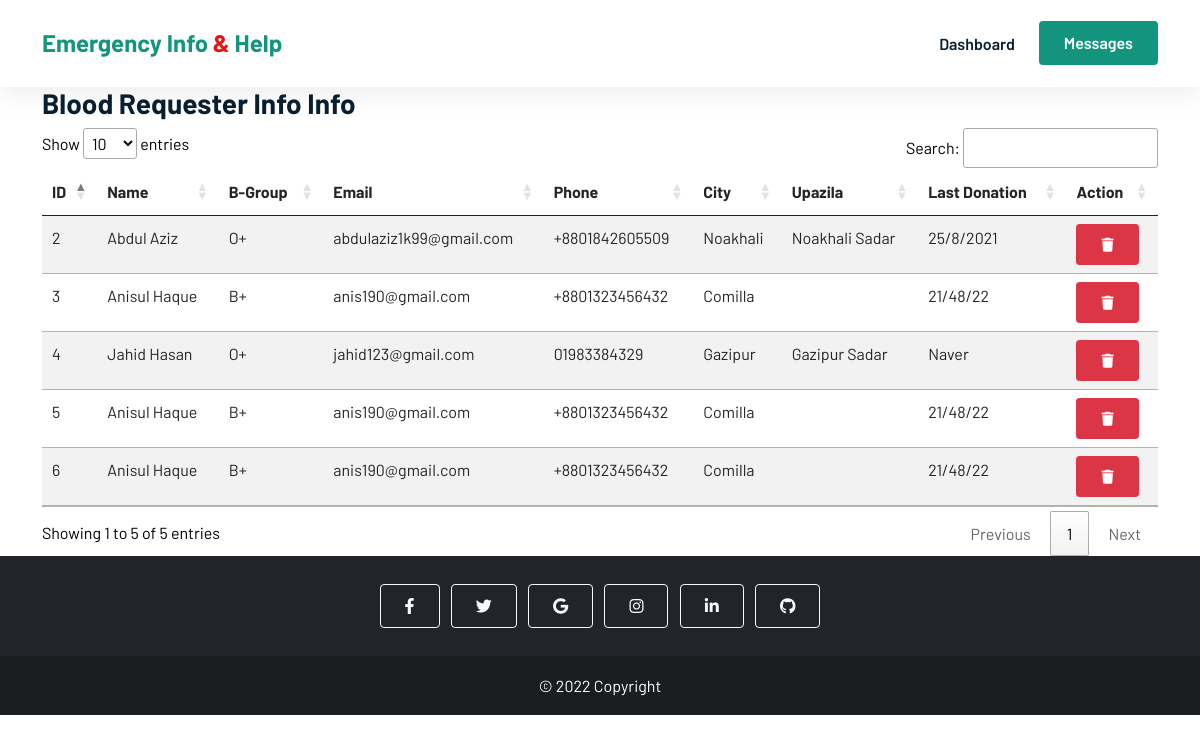
Screenshot of /admin/blood_donors_info.php (signed in) with the database file from the repository.
### tables this page shows
CREATE TABLE `donors_registration` (
  `id` int(255) NOT NULL,
  `frist_name` varchar(20) NOT NULL,
  `last_name` varchar(20) NOT NULL,
  `blood_group` varchar(6) NOT NULL,
  `gender` varchar(10) NOT NULL,
  `age` int(10) NOT NULL,
  `weight` int(10) NOT NULL,
  `email` varchar(32) NOT NULL,
  `phone` varchar(15) NOT NULL,
  `address` varchar(255) NOT NULL,
  `division` varchar(20) NOT NULL,
  `city` varchar(20) NOT NULL,
  `upazila` varchar(20) NOT NULL,
  `last_donation` varchar(255) DEFAULT NULL,
  `user_name` varchar(32) NOT NULL,
  `password` varchar(32) NOT NULL
);

### admin/blood_donors_info.php (the view, shortened to what this page needs)
<?php
include_once './admin_includes/db.php';
$sql = "SELECT * FROM `donors_registration`";
$results = $con->query($sql);
?>
<!DOCTYPE html>
<html lang="en">
<head>
    <link href="https://cdn.jsdelivr.net/npm/bootstrap@5.0.2/dist/css/bootstrap.min.css" rel="stylesheet" />
    <link rel="stylesheet" href="https://cdnjs.cloudflare.com/ajax/libs/font-awesome/6.1.1/css/all.min.css" />
    <link rel="stylesheet" href="//cdn.datatables.net/1.12.1/css/jquery.dataTables.min.css">
    <link rel="stylesheet" href="../css/style.css" />
</head>
<body>
    <header class="sticky-top">
        <nav class="navbar navbar-expand-lg  bg-white">
            <div class="container">
                <a class="navbar-brand" href="./admin_dashboard.php">Emergency Info <span>&</span> Help</a>
                <div class="collapse navbar-collapse" id="navbarNavDropdown">
                    <ul class="navbar-nav ms-auto">
                        <li class="nav-item">
                            <a class="nav-link" aria-current="page" href="./admin_dashboard.php">Dashboard</a>
                        </li>
                    </ul>
                    <a href="messages.php" class="btn btn-brand ms-lg-3">Messages</a>
                </div>
            </div>
        </nav>
    </header>
    <main>
        <div class="container">
            <h3>Blood Requester Info Info</h3>
            <div>
                <table class="table table-striped" id="messages">
                    <thead>
                        <tr>
                            <th scope="col">ID</th>
                            <th scope="col">Name</th>
                            <th scope="col">B-Group</th>
                            <th scope="col">Email</th>
                            <th scope="col">Phone</th>
                            <th scope="col">City</th>
                            <th scope="col">Upazila</th>
                            <th scope="col">Last Donation</th>
                            <th scope="col">Action</th>
                        </tr>
                    </thead>
                    <tbody>
                        <?php while ($row = $results->fetch_assoc()) : ?>
                            <tr>
                                <td><?php echo $row['id'] ?></td>
                                <td><?php echo $row['frist_name'] . " ".$row['last_name']  ?></td>
                                <td><?php echo $row['blood_group'] ?></td>
                                <td><?php echo $row['email'] ?></td>
                                <td><?php echo $row['phone'] ?></td>
                                <td><?php echo $row['city'] ?></td>
                                <td><?php echo $row['upazila'] ?></td>
                                <td><?php echo $row['last_donation'] ?></td>
                                <td>
                                    <button class='delete btn btn-sm btn-danger' id="<?php echo $row['id'] ?>"><i class=" fa-solid fa-trash"></i></button>
                                </td>
                            </tr>
                        <?php endwhile ?>
                    </tbody>
                </table>
            </div>
        </div>
    </main>
    <footer class="bg-dark text-center text-white">
        <div class="container p-4 pb-0">
            <section class="mb-4">
                <a class="btn btn-outline-light btn-floating m-1" href="#!" role="button"><i class="fab fa-facebook-f"></i></a>
                <a class="btn btn-outline-light btn-floating m-1" href="#!" role="button"><i class="fab fa-twitter"></i></a>
                <a class="btn btn-outline-light btn-floating m-1" href="#!" role="button"><i class="fab fa-google"></i></a>
                <a class="btn btn-outline-light btn-floating m-1" href="#!" role="button"><i class="fab fa-instagram"></i></a>
                <a class="btn btn-outline-light btn-floating m-1" href="#!" role="button"><i class="fab fa-linkedin-in"></i></a>
                <a class="btn btn-outline-light btn-floating m-1" href="#!" role="button"><i class="fab fa-github"></i></a>
            </section>
        </div>
        <div class="text-center p-3 footer-last">
            © 2022 Copyright
        </div>
    </footer>
</body>
</html>

### css/style.css (style rules this page uses)
* { margin: 0; padding: 0; box-sizing: border-box; list-style: none; }
html, body { font-family: "Barlow", sans-serif; line-height: 1.7; color: black; max-width: 100%; scroll-behavior: smooth; }
h1, h2, h3, h4, h5, h6 { font-weight: 700 !important; color: #092032; }
.navbar-nav .nav-link { color: #092032; text-decoration: none; transition: all 0.4s ease; font-weight: 600; }
a { color: #092032; text-decoration: none; }
.navbar { box-shadow: 0px 6px 30px rgba(0, 0, 0, 0.08); z-index: 1; padding: 1.5% 0; }
.navbar .navbar-brand { font-weight: 700; font-size: 24px; color: #12947f; }
.navbar-brand span { color: #e71414; }
.btn { padding: 9px 24px; font-weight: 600; }
.btn-brand { color: white; background-color: #12947f; }
.footer-last { background-color: rgba(0, 0, 0, 0.2); }
a { color: black; }

### rows the page displays
donors_registration: id "2", frist_name "Abdul", last_name "Aziz", blood_group "O+", email "abdulaziz1k99@gmail.com", phone "+8801842605509", city "Noakhali", upazila "Noakhali Sadar", last_donation "25/8/2021"
donors_registration: id "3", frist_name "Anisul", last_name "Haque", blood_group "B+", email "anis190@gmail.com", phone "+8801323456432", city "Comilla", last_donation "21/48/22"
donors_registration: id "4", frist_name "Jahid", last_name "Hasan", blood_group "O+", email "jahid123@gmail.com", phone "01983384329", city "Gazipur", upazila "Gazipur Sadar", last_donation "Naver"
donors_registration: id "5", frist_name "Anisul", last_name "Haque", blood_group "B+", email "anis190@gmail.com", phone "+8801323456432", city "Comilla", last_donation "21/48/22"
donors_registration: id "6", frist_name "Anisul", last_name "Haque", blood_group "B+", email "anis190@gmail.com", phone "+8801323456432", city "Comilla", last_donation "21/48/22"
